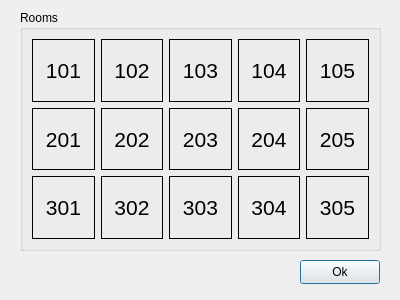
<?xml version="1.0" encoding="UTF-8"?>
<ui version="4.0">
 <class>RoomAvailableDialog</class>
 <widget class="QDialog" name="RoomAvailableDialog">
  <property name="geometry">
   <rect>
    <x>0</x>
    <y>0</y>
    <width>400</width>
    <height>300</height>
   </rect>
  </property>
  <property name="windowTitle">
   <string>Dialog</string>
  </property>
  <widget class="QGroupBox" name="groupBox">
   <property name="geometry">
    <rect>
     <x>20</x>
     <y>10</y>
     <width>361</width>
     <height>241</height>
    </rect>
   </property>
   <property name="title">
    <string>Rooms</string>
   </property>
   <layout class="QVBoxLayout" name="verticalLayout">
    <item>
     <layout class="QHBoxLayout" name="horizontalLayout">
      <item>
       <widget class="QLabel" name="lbl101">
        <property name="font">
         <font>
          <pointsize>16</pointsize>
         </font>
        </property>
        <property name="layoutDirection">
         <enum>Qt::LeftToRight</enum>
        </property>
        <property name="frameShape">
         <enum>QFrame::Box</enum>
        </property>
        <property name="text">
         <string>101</string>
        </property>
        <property name="alignment">
         <set>Qt::AlignCenter</set>
        </property>
       </widget>
      </item>
      <item>
       <widget class="QLabel" name="lbl102">
        <property name="font">
         <font>
          <pointsize>16</pointsize>
         </font>
        </property>
        <property name="frameShape">
         <enum>QFrame::Box</enum>
        </property>
        <property name="text">
         <string>102</string>
        </property>
        <property name="alignment">
         <set>Qt::AlignCenter</set>
        </property>
       </widget>
      </item>
      <item>
       <widget class="QLabel" name="lbl103">
        <property name="font">
         <font>
          <pointsize>16</pointsize>
         </font>
        </property>
        <property name="frameShape">
         <enum>QFrame::Box</enum>
        </property>
        <property name="text">
         <string>103</string>
        </property>
        <property name="textFormat">
         <enum>Qt::AutoText</enum>
        </property>
        <property name="alignment">
         <set>Qt::AlignCenter</set>
        </property>
       </widget>
      </item>
      <item>
       <widget class="QLabel" name="lbl104">
        <property name="font">
         <font>
          <pointsize>16</pointsize>
         </font>
        </property>
        <property name="frameShape">
         <enum>QFrame::Box</enum>
        </property>
        <property name="text">
         <string>104</string>
        </property>
        <property name="alignment">
         <set>Qt::AlignCenter</set>
        </property>
       </widget>
      </item>
      <item>
       <widget class="QLabel" name="lbl105">
        <property name="font">
         <font>
          <pointsize>16</pointsize>
         </font>
        </property>
        <property name="frameShape">
         <enum>QFrame::Box</enum>
        </property>
        <property name="text">
         <string>105</string>
        </property>
        <property name="alignment">
         <set>Qt::AlignCenter</set>
        </property>
       </widget>
      </item>
     </layout>
    </item>
    <item>
     <layout class="QHBoxLayout" name="horizontalLayout_2">
      <item>
       <widget class="QLabel" name="lbl201">
        <property name="font">
         <font>
          <pointsize>16</pointsize>
         </font>
        </property>
        <property name="layoutDirection">
         <enum>Qt::LeftToRight</enum>
        </property>
        <property name="frameShape">
         <enum>QFrame::Box</enum>
        </property>
        <property name="text">
         <string>201</string>
        </property>
        <property name="alignment">
         <set>Qt::AlignCenter</set>
        </property>
       </widget>
      </item>
      <item>
       <widget class="QLabel" name="lbl202">
        <property name="font">
         <font>
          <pointsize>16</pointsize>
         </font>
        </property>
        <property name="layoutDirection">
         <enum>Qt::LeftToRight</enum>
        </property>
        <property name="frameShape">
         <enum>QFrame::Box</enum>
        </property>
        <property name="text">
         <string>202</string>
        </property>
        <property name="alignment">
         <set>Qt::AlignCenter</set>
        </property>
       </widget>
      </item>
      <item>
       <widget class="QLabel" name="lbl203">
        <property name="font">
         <font>
          <pointsize>16</pointsize>
         </font>
        </property>
        <property name="layoutDirection">
         <enum>Qt::LeftToRight</enum>
        </property>
        <property name="frameShape">
         <enum>QFrame::Box</enum>
        </property>
        <property name="text">
         <string>203</string>
        </property>
        <property name="alignment">
         <set>Qt::AlignCenter</set>
        </property>
       </widget>
      </item>
      <item>
       <widget class="QLabel" name="lbl204">
        <property name="font">
         <font>
          <pointsize>16</pointsize>
         </font>
        </property>
        <property name="layoutDirection">
         <enum>Qt::LeftToRight</enum>
        </property>
        <property name="frameShape">
         <enum>QFrame::Box</enum>
        </property>
        <property name="text">
         <string>204</string>
        </property>
        <property name="alignment">
         <set>Qt::AlignCenter</set>
        </property>
       </widget>
      </item>
      <item>
       <widget class="QLabel" name="lbl205">
        <property name="font">
         <font>
          <pointsize>16</pointsize>
         </font>
        </property>
        <property name="layoutDirection">
         <enum>Qt::LeftToRight</enum>
        </property>
        <property name="frameShape">
         <enum>QFrame::Box</enum>
        </property>
        <property name="text">
         <string>205</string>
        </property>
        <property name="alignment">
         <set>Qt::AlignCenter</set>
        </property>
       </widget>
      </item>
     </layout>
    </item>
    <item>
     <layout class="QHBoxLayout" name="horizontalLayout_3">
      <item>
       <widget class="QLabel" name="lbl301">
        <property name="font">
         <font>
          <pointsize>16</pointsize>
         </font>
        </property>
        <property name="layoutDirection">
         <enum>Qt::LeftToRight</enum>
        </property>
        <property name="frameShape">
         <enum>QFrame::Box</enum>
        </property>
        <property name="text">
         <string>301</string>
        </property>
        <property name="alignment">
         <set>Qt::AlignCenter</set>
        </property>
       </widget>
      </item>
      <item>
       <widget class="QLabel" name="lbl302">
        <property name="font">
         <font>
          <pointsize>16</pointsize>
         </font>
        </property>
        <property name="layoutDirection">
         <enum>Qt::LeftToRight</enum>
        </property>
        <property name="frameShape">
         <enum>QFrame::Box</enum>
        </property>
        <property name="text">
         <string>302</string>
        </property>
        <property name="alignment">
         <set>Qt::AlignCenter</set>
        </property>
       </widget>
      </item>
      <item>
       <widget class="QLabel" name="lbl303">
        <property name="font">
         <font>
          <pointsize>16</pointsize>
         </font>
        </property>
        <property name="layoutDirection">
         <enum>Qt::LeftToRight</enum>
        </property>
        <property name="frameShape">
         <enum>QFrame::Box</enum>
        </property>
        <property name="text">
         <string>303</string>
        </property>
        <property name="alignment">
         <set>Qt::AlignCenter</set>
        </property>
       </widget>
      </item>
      <item>
       <widget class="QLabel" name="lbl304">
        <property name="font">
         <font>
          <pointsize>16</pointsize>
         </font>
        </property>
        <property name="layoutDirection">
         <enum>Qt::LeftToRight</enum>
        </property>
        <property name="frameShape">
         <enum>QFrame::Box</enum>
        </property>
        <property name="text">
         <string>304</string>
        </property>
        <property name="alignment">
         <set>Qt::AlignCenter</set>
        </property>
       </widget>
      </item>
      <item>
       <widget class="QLabel" name="lbl305">
        <property name="font">
         <font>
          <pointsize>16</pointsize>
         </font>
        </property>
        <property name="layoutDirection">
         <enum>Qt::LeftToRight</enum>
        </property>
        <property name="frameShape">
         <enum>QFrame::Box</enum>
        </property>
        <property name="text">
         <string>305</string>
        </property>
        <property name="alignment">
         <set>Qt::AlignCenter</set>
        </property>
       </widget>
      </item>
     </layout>
    </item>
   </layout>
  </widget>
  <widget class="QPushButton" name="btnok">
   <property name="geometry">
    <rect>
     <x>300</x>
     <y>260</y>
     <width>80</width>
     <height>24</height>
    </rect>
   </property>
   <property name="text">
    <string>Ok</string>
   </property>
  </widget>
 </widget>
 <resources/>
 <connections/>
</ui>
